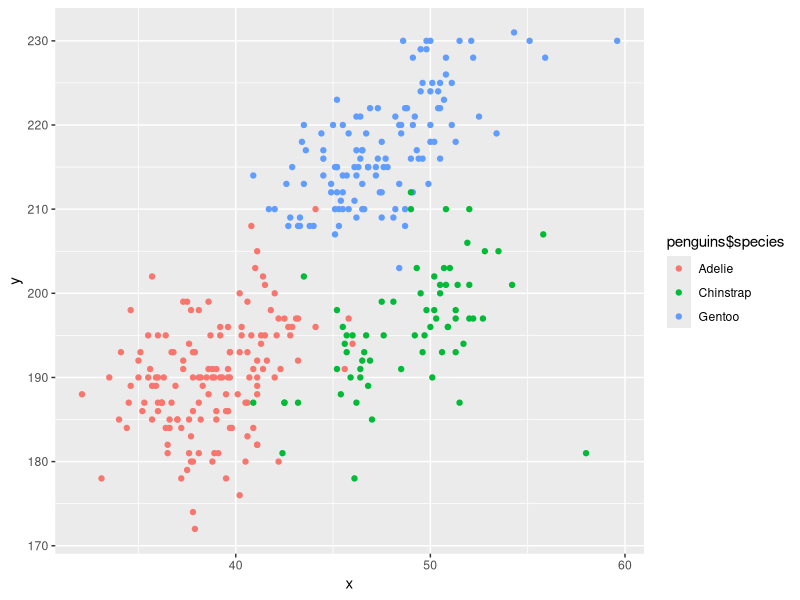
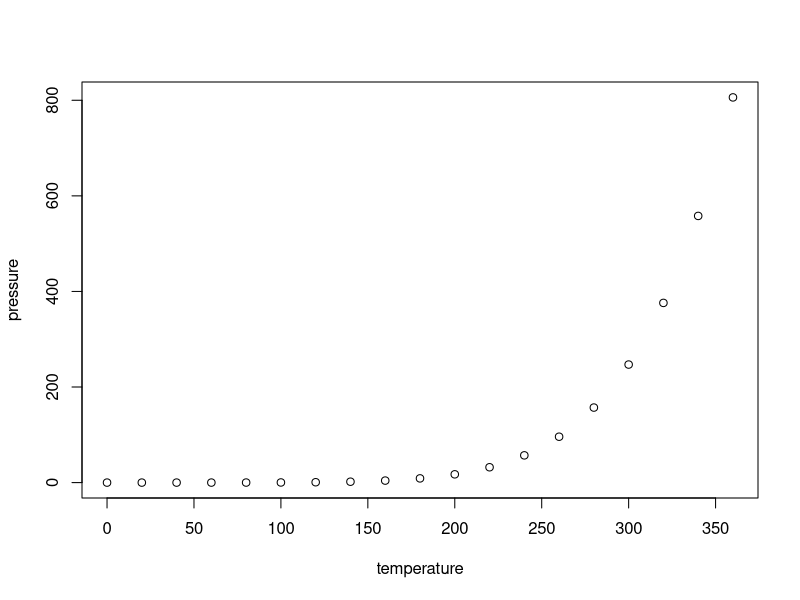

Here is the R script that generated these plots, in order:
## ---- chunk 1
knitr::opts_chunk$set(echo = TRUE)
## ---- chunk 2
library(tidyverse)
## ---- chunk 3
data("penguins", package = "palmerpenguins")

summary(penguins)
  summary(penguins$flipper_length_mm)
  summary(penguins$species)

nrow(penguins)

ncol(penguins)

mean(penguins$flipper_length_mm, na.rm=T)

## ---- chunk 4
plot_df=
  tibble(
    x=penguins$bill_length_mm,
    y=penguins$flipper_length_mm
  )
  
ggplot(plot_df, aes(color=penguins$species, x = x, y = y)) + geom_point()
## ---- chunk 5
plot(pressure)
